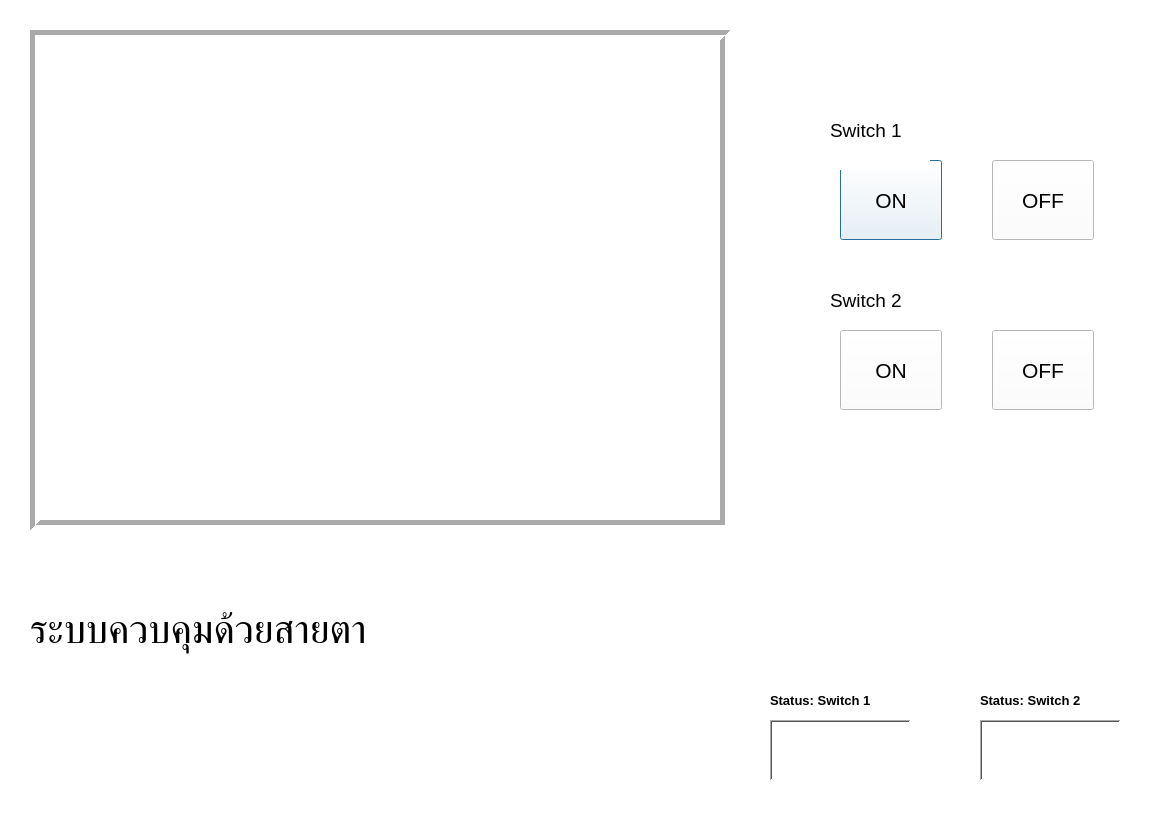
<?xml version="1.0" encoding="UTF-8"?>
<ui version="4.0">
 <class>Dialog</class>
 <widget class="QDialog" name="Dialog">
  <property name="geometry">
   <rect>
    <x>0</x>
    <y>0</y>
    <width>1161</width>
    <height>827</height>
   </rect>
  </property>
  <property name="font">
   <font>
    <strikeout>false</strikeout>
    <kerning>true</kerning>
   </font>
  </property>
  <property name="windowTitle">
   <string>Dialog</string>
  </property>
  <property name="layoutDirection">
   <enum>Qt::LeftToRight</enum>
  </property>
  <property name="styleSheet">
   <string notr="true">background-color: rgb(255, 255, 255);</string>
  </property>
  <widget class="QLabel" name="label">
   <property name="geometry">
    <rect>
     <x>30</x>
     <y>590</y>
     <width>491</width>
     <height>81</height>
    </rect>
   </property>
   <property name="font">
    <font>
     <family>Bahnschrift SemiLight SemiConde</family>
     <pointsize>30</pointsize>
     <weight>50</weight>
     <bold>false</bold>
    </font>
   </property>
   <property name="styleSheet">
    <string notr="true"/>
   </property>
   <property name="text">
    <string>ระบบควบคุมด้วยสายตา</string>
   </property>
  </widget>
  <widget class="QLabel" name="window">
   <property name="geometry">
    <rect>
     <x>30</x>
     <y>30</y>
     <width>700</width>
     <height>500</height>
    </rect>
   </property>
   <property name="font">
    <font>
     <family>UD Digi Kyokasho NP-B</family>
     <pointsize>32</pointsize>
     <weight>75</weight>
     <bold>true</bold>
    </font>
   </property>
   <property name="contextMenuPolicy">
    <enum>Qt::DefaultContextMenu</enum>
   </property>
   <property name="layoutDirection">
    <enum>Qt::LeftToRight</enum>
   </property>
   <property name="frameShape">
    <enum>QFrame::Box</enum>
   </property>
   <property name="frameShadow">
    <enum>QFrame::Sunken</enum>
   </property>
   <property name="lineWidth">
    <number>5</number>
   </property>
   <property name="text">
    <string/>
   </property>
  </widget>
  <widget class="QWidget" name="horizontalLayoutWidget">
   <property name="geometry">
    <rect>
     <x>830</x>
     <y>150</y>
     <width>274</width>
     <height>100</height>
    </rect>
   </property>
   <layout class="QHBoxLayout" name="horizontalLayout" stretch="0,0">
    <property name="spacing">
     <number>50</number>
    </property>
    <property name="sizeConstraint">
     <enum>QLayout::SetMaximumSize</enum>
    </property>
    <property name="leftMargin">
     <number>10</number>
    </property>
    <property name="topMargin">
     <number>10</number>
    </property>
    <property name="rightMargin">
     <number>10</number>
    </property>
    <property name="bottomMargin">
     <number>10</number>
    </property>
    <item>
     <widget class="QPushButton" name="on1">
      <property name="minimumSize">
       <size>
        <width>80</width>
        <height>80</height>
       </size>
      </property>
      <property name="font">
       <font>
        <pointsize>16</pointsize>
       </font>
      </property>
      <property name="text">
       <string>ON</string>
      </property>
     </widget>
    </item>
    <item>
     <widget class="QPushButton" name="off1">
      <property name="enabled">
       <bool>true</bool>
      </property>
      <property name="minimumSize">
       <size>
        <width>80</width>
        <height>80</height>
       </size>
      </property>
      <property name="font">
       <font>
        <pointsize>16</pointsize>
       </font>
      </property>
      <property name="text">
       <string>OFF</string>
      </property>
     </widget>
    </item>
   </layout>
  </widget>
  <widget class="QLabel" name="label_2">
   <property name="geometry">
    <rect>
     <x>830</x>
     <y>90</y>
     <width>100</width>
     <height>80</height>
    </rect>
   </property>
   <property name="minimumSize">
    <size>
     <width>80</width>
     <height>80</height>
    </size>
   </property>
   <property name="font">
    <font>
     <pointsize>14</pointsize>
    </font>
   </property>
   <property name="text">
    <string>Switch 1</string>
   </property>
   <property name="indent">
    <number>-1</number>
   </property>
  </widget>
  <widget class="QLabel" name="label_3">
   <property name="geometry">
    <rect>
     <x>830</x>
     <y>260</y>
     <width>100</width>
     <height>80</height>
    </rect>
   </property>
   <property name="minimumSize">
    <size>
     <width>80</width>
     <height>80</height>
    </size>
   </property>
   <property name="font">
    <font>
     <pointsize>14</pointsize>
    </font>
   </property>
   <property name="text">
    <string>Switch 2</string>
   </property>
   <property name="indent">
    <number>-1</number>
   </property>
  </widget>
  <widget class="QWidget" name="horizontalLayoutWidget_2">
   <property name="geometry">
    <rect>
     <x>830</x>
     <y>320</y>
     <width>274</width>
     <height>100</height>
    </rect>
   </property>
   <layout class="QHBoxLayout" name="horizontalLayout_2" stretch="0,0">
    <property name="spacing">
     <number>50</number>
    </property>
    <property name="sizeConstraint">
     <enum>QLayout::SetMaximumSize</enum>
    </property>
    <property name="leftMargin">
     <number>10</number>
    </property>
    <property name="topMargin">
     <number>10</number>
    </property>
    <property name="rightMargin">
     <number>10</number>
    </property>
    <property name="bottomMargin">
     <number>10</number>
    </property>
    <item>
     <widget class="QPushButton" name="on2">
      <property name="minimumSize">
       <size>
        <width>80</width>
        <height>80</height>
       </size>
      </property>
      <property name="font">
       <font>
        <pointsize>16</pointsize>
       </font>
      </property>
      <property name="text">
       <string>ON</string>
      </property>
     </widget>
    </item>
    <item>
     <widget class="QPushButton" name="off2">
      <property name="enabled">
       <bool>true</bool>
      </property>
      <property name="minimumSize">
       <size>
        <width>80</width>
        <height>80</height>
       </size>
      </property>
      <property name="font">
       <font>
        <pointsize>16</pointsize>
       </font>
      </property>
      <property name="text">
       <string>OFF</string>
      </property>
     </widget>
    </item>
   </layout>
  </widget>
  <widget class="QLabel" name="label_4">
   <property name="geometry">
    <rect>
     <x>770</x>
     <y>640</y>
     <width>151</width>
     <height>121</height>
    </rect>
   </property>
   <property name="minimumSize">
    <size>
     <width>80</width>
     <height>80</height>
    </size>
   </property>
   <property name="font">
    <font>
     <pointsize>14</pointsize>
    </font>
   </property>
   <property name="text">
    <string>&lt;html&gt;&lt;head/&gt;&lt;body&gt;&lt;p&gt;&lt;span style=&quot; font-size:10pt; font-weight:600;&quot;&gt;Status: Switch 1&lt;/span&gt;&lt;/p&gt;&lt;/body&gt;&lt;/html&gt;</string>
   </property>
   <property name="indent">
    <number>-1</number>
   </property>
  </widget>
  <widget class="QLabel" name="label_5">
   <property name="geometry">
    <rect>
     <x>980</x>
     <y>640</y>
     <width>151</width>
     <height>121</height>
    </rect>
   </property>
   <property name="minimumSize">
    <size>
     <width>80</width>
     <height>80</height>
    </size>
   </property>
   <property name="font">
    <font>
     <pointsize>14</pointsize>
    </font>
   </property>
   <property name="text">
    <string>&lt;html&gt;&lt;head/&gt;&lt;body&gt;&lt;p&gt;&lt;span style=&quot; font-size:10pt; font-weight:600;&quot;&gt;Status: Switch 2&lt;/span&gt;&lt;/p&gt;&lt;/body&gt;&lt;/html&gt;</string>
   </property>
   <property name="indent">
    <number>-1</number>
   </property>
  </widget>
  <widget class="QTextEdit" name="status2">
   <property name="geometry">
    <rect>
     <x>980</x>
     <y>720</y>
     <width>141</width>
     <height>61</height>
    </rect>
   </property>
   <property name="frameShape">
    <enum>QFrame::WinPanel</enum>
   </property>
   <property name="html">
    <string>&lt;!DOCTYPE HTML PUBLIC &quot;-//W3C//DTD HTML 4.0//EN&quot; &quot;http://www.w3.org/TR/REC-html40/strict.dtd&quot;&gt;
&lt;html&gt;&lt;head&gt;&lt;meta name=&quot;qrichtext&quot; content=&quot;1&quot; /&gt;&lt;style type=&quot;text/css&quot;&gt;
p, li { white-space: pre-wrap; }
&lt;/style&gt;&lt;/head&gt;&lt;body style=&quot; font-family:'MS Shell Dlg 2'; font-size:7.8pt; font-weight:400; font-style:normal;&quot;&gt;
&lt;p align=&quot;center&quot; style=&quot;-qt-paragraph-type:empty; margin-top:0px; margin-bottom:0px; margin-left:0px; margin-right:0px; -qt-block-indent:0; text-indent:0px;&quot;&gt;&lt;br /&gt;&lt;/p&gt;&lt;/body&gt;&lt;/html&gt;</string>
   </property>
  </widget>
  <widget class="QTextEdit" name="status1">
   <property name="geometry">
    <rect>
     <x>770</x>
     <y>720</y>
     <width>141</width>
     <height>61</height>
    </rect>
   </property>
   <property name="frameShape">
    <enum>QFrame::WinPanel</enum>
   </property>
   <property name="html">
    <string>&lt;!DOCTYPE HTML PUBLIC &quot;-//W3C//DTD HTML 4.0//EN&quot; &quot;http://www.w3.org/TR/REC-html40/strict.dtd&quot;&gt;
&lt;html&gt;&lt;head&gt;&lt;meta name=&quot;qrichtext&quot; content=&quot;1&quot; /&gt;&lt;style type=&quot;text/css&quot;&gt;
p, li { white-space: pre-wrap; }
&lt;/style&gt;&lt;/head&gt;&lt;body style=&quot; font-family:'MS Shell Dlg 2'; font-size:7.8pt; font-weight:400; font-style:normal;&quot;&gt;
&lt;p align=&quot;center&quot; style=&quot;-qt-paragraph-type:empty; margin-top:0px; margin-bottom:0px; margin-left:0px; margin-right:0px; -qt-block-indent:0; text-indent:0px;&quot;&gt;&lt;br /&gt;&lt;/p&gt;&lt;/body&gt;&lt;/html&gt;</string>
   </property>
  </widget>
 </widget>
 <resources/>
 <connections/>
</ui>
